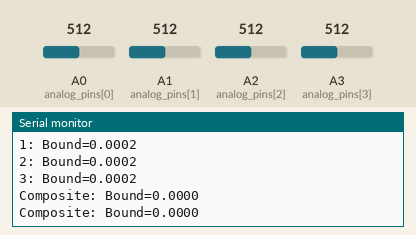
Recording of a sketch running on a simulated Arduino Zero (SAMD21). Shown: the last lines printed to the serial monitor. Inputs (shaded band) come from the test bench; at power-on: A0 (analog_pins[0]) = 512, A1 (analog_pins[1]) = 512, A2 (analog_pins[2]) = 512, A3 (analog_pins[3]) = 512 (analog values on the 0–1023 scale).

Above: at 1.2 s.
1.3 s: A0 (analog_pins[0]) set to 716
At 2.6 s:
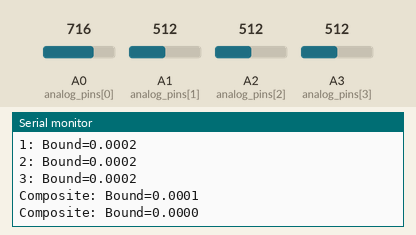
2.8 s: A1 (analog_pins[1]) set to 716
At 3.6 s:
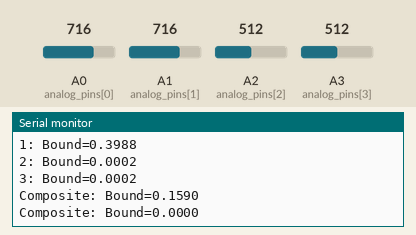
4.3 s: A2 (analog_pins[2]) set to 716
At 5.6 s:
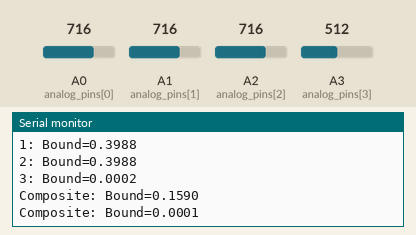
5.8 s: A3 (analog_pins[3]) set to 716
At 6.8 s:
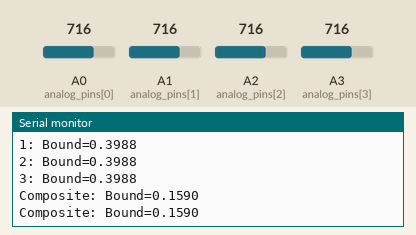
7.3 s: A0 (analog_pins[0]) set to 992
At 8.6 s:
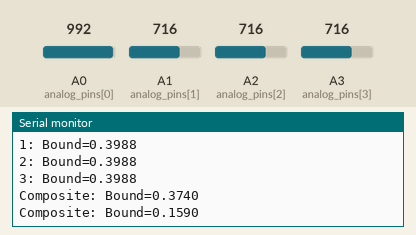
8.8 s: A1 (analog_pins[1]) set to 992
At 9.8 s:
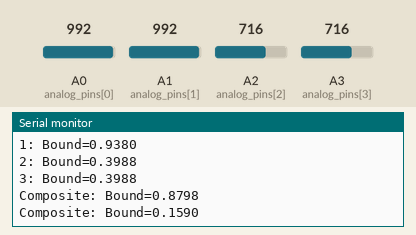
Timing chart, 0 to 11.3 s (numbered marks = the images above; inputs shaded):
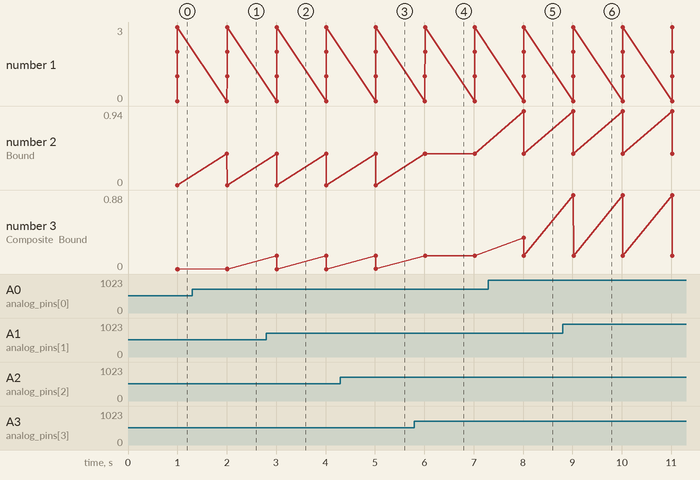

Measured:
- after the input at 1.3 s, the serial monitor: prints a new line after 0.70 s (image 1)
- after the input at 2.8 s, the serial monitor: prints a new line after 0.21 s (image 2)
- after the input at 4.3 s, the serial monitor: prints a new line after 0.71 s (image 3)
- after the input at 5.8 s, the serial monitor: prints a new line after 0.21 s (image 4)
- after the input at 7.3 s, the serial monitor: prints a new line after 0.72 s (image 5)
- after the input at 8.8 s, the serial monitor: prints a new line after 0.22 s (image 6)

The sketch:

df_space.ino
```cpp
#include <Arduino.h>
#include <math.h>

class AnalogDFSpace {
private:
    static const int NUM_ANALOG_PINS = 4;
    static const int SAMPLE_BUFFER_SIZE = 128;
    static const int MAX_BOUNDED_SETS = 16;

    // Analog pin assignments
    const int analog_pins[NUM_ANALOG_PINS] = {A0, A1, A2, A3};

    // Sample buffers for each pin
    double sample_buffers[NUM_ANALOG_PINS][SAMPLE_BUFFER_SIZE];
    int buffer_index = 0;

    double tolerance = 1e-6;

public:
    struct AnalogBoundedSet {
        double* elements;
        int size;
        double bound_radius;
        bool is_convex;
        bool is_balanced;
        int source_pin;  // Which analog pin generated this set
        unsigned long timestamp;
    };

    struct AnalogFundamentalSequence {
        AnalogBoundedSet sets[MAX_BOUNDED_SETS];
        int count;
        double convergence_threshold;
    };

    // Initialize analog sampling
    void initialize() {
        for(int pin = 0; pin < NUM_ANALOG_PINS; pin++) {
            pinMode(analog_pins[pin], INPUT);
            // Clear buffers
            for(int i = 0; i < SAMPLE_BUFFER_SIZE; i++) {
                sample_buffers[pin][i] = 0.0;
            }
        }
    }

    // Sample all analog pins and convert to normalized values
    void sampleAnalogInputs() {
        for(int pin = 0; pin < NUM_ANALOG_PINS; pin++) {
            int raw_value = analogRead(analog_pins[pin]);
            // Convert to normalized range [-1, 1] for DF-space operations
            double normalized = (raw_value / 4095.0) * 2.0 - 1.0;
            sample_buffers[pin][buffer_index] = normalized;
        }

        buffer_index = (buffer_index + 1) % SAMPLE_BUFFER_SIZE;
    }

    // Create bounded set from analog pin data
    AnalogBoundedSet createBoundedSetFromPin(int pin_index) {
        AnalogBoundedSet set;
        set.size = SAMPLE_BUFFER_SIZE;
        set.elements = new double[SAMPLE_BUFFER_SIZE];
        set.source_pin = pin_index;
        set.timestamp = millis();

        // Copy current buffer
        for(int i = 0; i < SAMPLE_BUFFER_SIZE; i++) {
            set.elements[i] = sample_buffers[pin_index][i];
        }

        // Calculate properties from analog data
        set.bound_radius = calculateBoundRadius(set.elements, set.size);
        set.is_convex = verifyConvexity(set.elements, set.size);
        set.is_balanced = verifyBalance(set.elements, set.size);

        return set;
    }

    // Calculate bound radius from analog samples
    double calculateBoundRadius(double* elements, int size) {
        double max_magnitude = 0.0;
        for(int i = 0; i < size; i++) {
            double magnitude = fabs(elements[i]);
            if(magnitude > max_magnitude) {
                max_magnitude = magnitude;
            }
        }
        return max_magnitude;
    }

    // Verify convexity from analog signal characteristics
    bool verifyConvexity(double* elements, int size) {
        if(size < 3) return true;

        // Check if signal maintains convex hull properties
        int sign_changes = 0;
        for(int i = 1; i < size - 1; i++) {
            double second_derivative = elements[i+1] - 2*elements[i] + elements[i-1];
            if(i > 1) {
                double prev_second_deriv = elements[i] - 2*elements[i-1] + elements[i-2];
                if((second_derivative > 0) != (prev_second_deriv > 0)) {
                    sign_changes++;
                }
            }
        }

        // Convex if second derivative doesn't change sign too often
        return sign_changes < (size / 10);
    }

    // Verify balance (symmetric around origin)
    bool verifyBalance(double* elements, int size) {
        double sum = 0.0;
        for(int i = 0; i < size; i++) {
            sum += elements[i];
        }
        double mean = sum / size;

        // Balanced if mean is close to zero
        return fabs(mean) < tolerance;
    }

    // Create fundamental sequence from all analog pins
    AnalogFundamentalSequence createFundamentalSequence() {
        AnalogFundamentalSequence sequence;
        sequence.count = 0;
        sequence.convergence_threshold = 0.01;

        // Create bounded sets from each analog pin
        for(int pin = 0; pin < NUM_ANALOG_PINS; pin++) {
            if(sequence.count < MAX_BOUNDED_SETS) {
                sequence.sets[sequence.count] = createBoundedSetFromPin(pin);
                sequence.count++;
            }
        }

        // Create composite sets from pin combinations
        if(sequence.count < MAX_BOUNDED_SETS - 1) {
            sequence.sets[sequence.count] = createCompositeSet(0, 1);  // A0 + A1
            sequence.count++;
        }

        if(sequence.count < MAX_BOUNDED_SETS - 1) {
            sequence.sets[sequence.count] = createCompositeSet(2, 3);  // A2 + A3
            sequence.count++;
        }

        return sequence;
    }

    // Create composite bounded set from two pins
    AnalogBoundedSet createCompositeSet(int pin1, int pin2) {
        AnalogBoundedSet set;
        set.size = SAMPLE_BUFFER_SIZE;
        set.elements = new double[SAMPLE_BUFFER_SIZE];
        set.source_pin = -1;  // Indicates composite
        set.timestamp = millis();

        // Combine signals (tensor product approach)
        for(int i = 0; i < SAMPLE_BUFFER_SIZE; i++) {
            set.elements[i] = sample_buffers[pin1][i] * sample_buffers[pin2][i];
        }

        set.bound_radius = calculateBoundRadius(set.elements, set.size);
        set.is_convex = verifyConvexity(set.elements, set.size);
        set.is_balanced = verifyBalance(set.elements, set.size);

        return set;
    }

    // Verify DF-space properties from analog data
    bool isAnalogDFSpace(const AnalogFundamentalSequence& sequence) {
        if(sequence.count == 0) return false;

        // Check countably quasi-barrelled property
        bool quasi_barrelled = true;
        for(int i = 0; i < sequence.count; i++) {
            if(!isEquicontinuous(sequence.sets[i])) {
                quasi_barrelled = false;
                break;
            }
        }

        // Check fundamental sequence property
        bool has_fundamental = verifyFundamentalProperty(sequence);

        return quasi_barrelled && has_fundamental;
    }

    // Check equicontinuity from analog signal smoothness
    bool isEquicontinuous(const AnalogBoundedSet& set) {
        double max_variation = 0.0;
        for(int i = 0; i < set.size - 1; i++) {
            double variation = fabs(set.elements[i+1] - set.elements[i]);
            if(variation > max_variation) {
                max_variation = variation;
            }
        }

        // Equicontinuous if variation is bounded
        return max_variation < set.bound_radius * 0.5;
    }

    // Verify fundamental sequence covers all bounded subsets
    bool verifyFundamentalProperty(const AnalogFundamentalSequence& sequence) {
        // Check if bound radii form an increasing sequence
        for(int i = 0; i < sequence.count - 1; i++) {
            if(sequence.sets[i].bound_radius >= sequence.sets[i+1].bound_radius) {
                return false;
            }
        }
        return true;
    }

    // Real-time DF-space analysis
    void performRealTimeAnalysis() {
        static unsigned long last_analysis = 0;

        if(millis() - last_analysis > 1000) {  // Analyze every second
            AnalogFundamentalSequence sequence = createFundamentalSequence();

            for(int i = 0; i < sequence.count; i++) {
                if(sequence.sets[i].source_pin >= 0) {
                    Serial.print(sequence.sets[i].source_pin);
                } else {
                    Serial.print("Composite");
                }
                Serial.print(": Bound=");
                Serial.println(sequence.sets[i].bound_radius, 4);

            }

            bool is_df = isAnalogDFSpace(sequence);


            // Cleanup
            for(int i = 0; i < sequence.count; i++) {
                delete[] sequence.sets[i].elements;
            }

            last_analysis = millis();
        }
    }
};

// Global instance
AnalogDFSpace analog_df_space;

void setup() {
    Serial.begin(115200);
    while(!Serial) delay(10);

    // Set ADC resolution to maximum
    analogReadResolution(12);

    // Initialize the analog DF-space system
    analog_df_space.initialize();

}

void loop() {
    // Continuous high-speed sampling
    analog_df_space.sampleAnalogInputs();

    // Perform real-time DF-space analysis
    analog_df_space.performRealTimeAnalysis();


    delayMicroseconds(100);  // High-speed sampling
}
```
